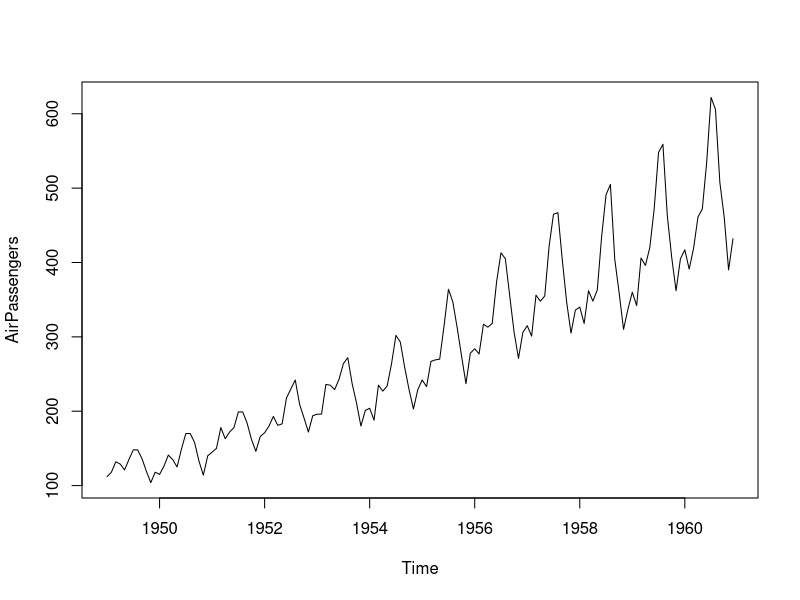
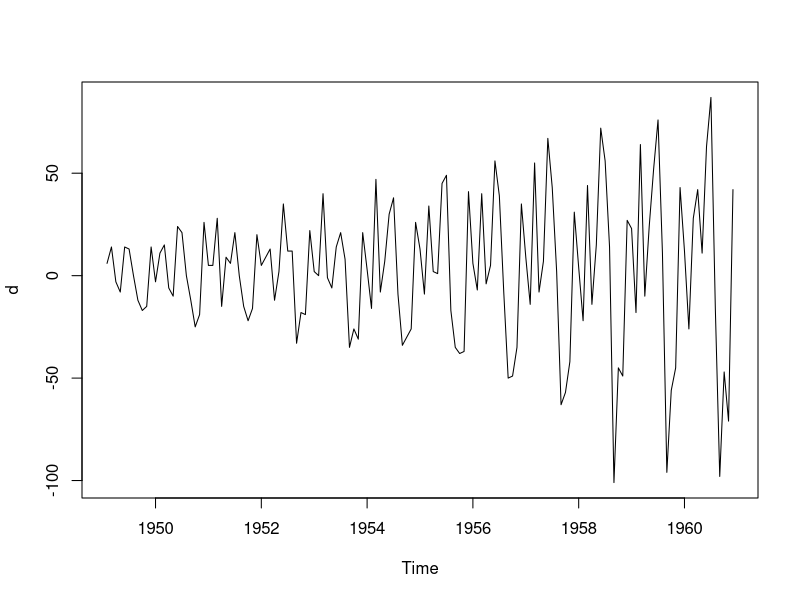
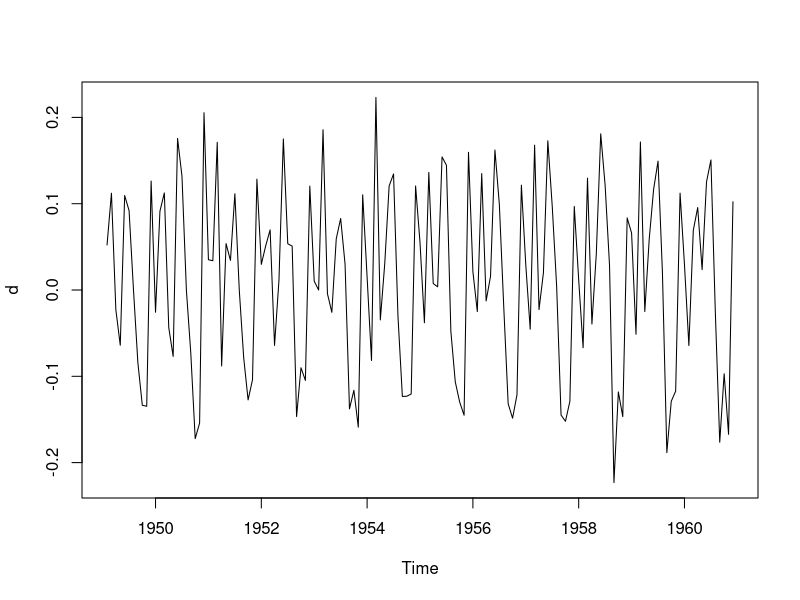
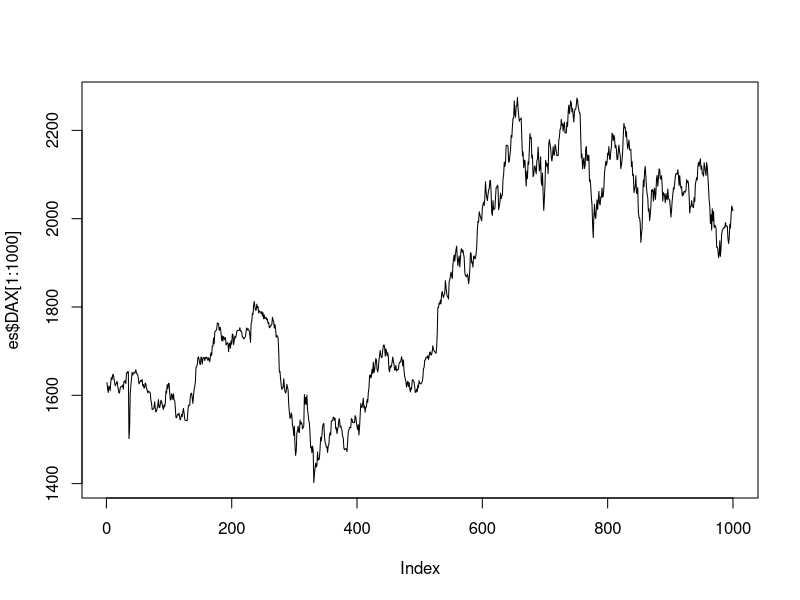
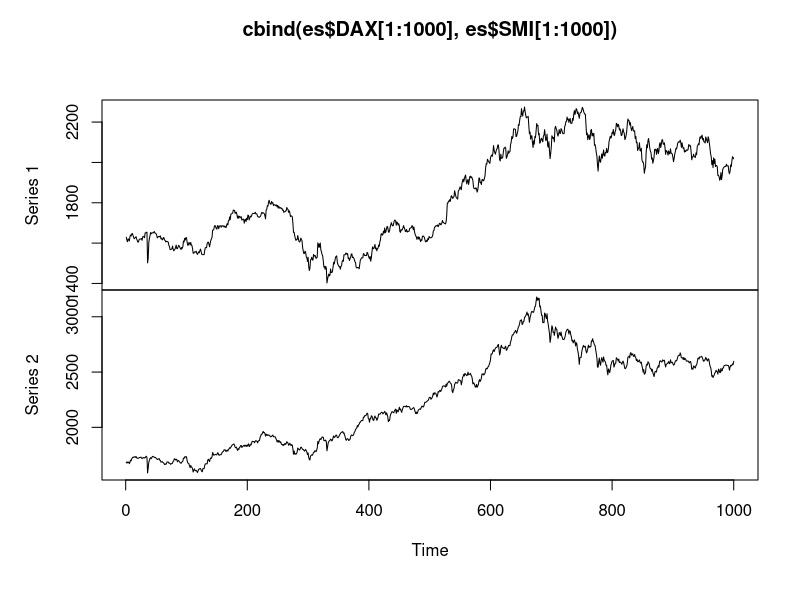
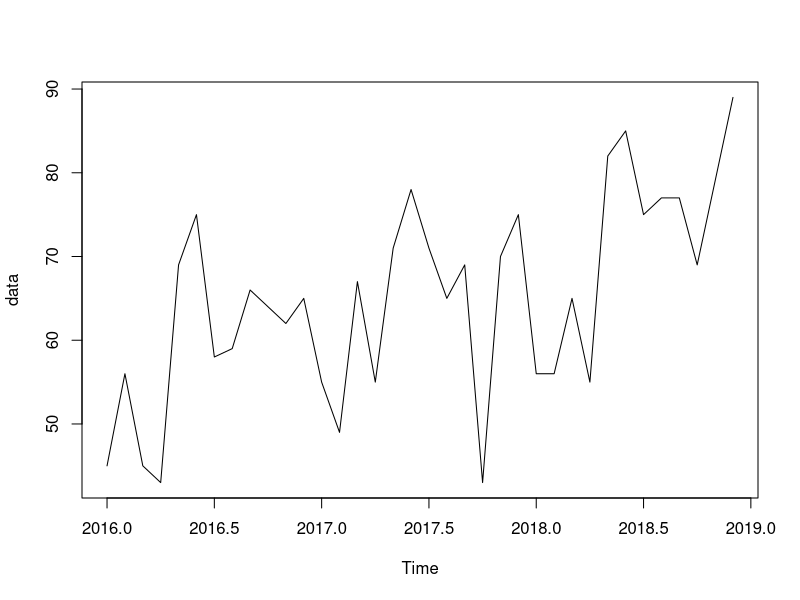
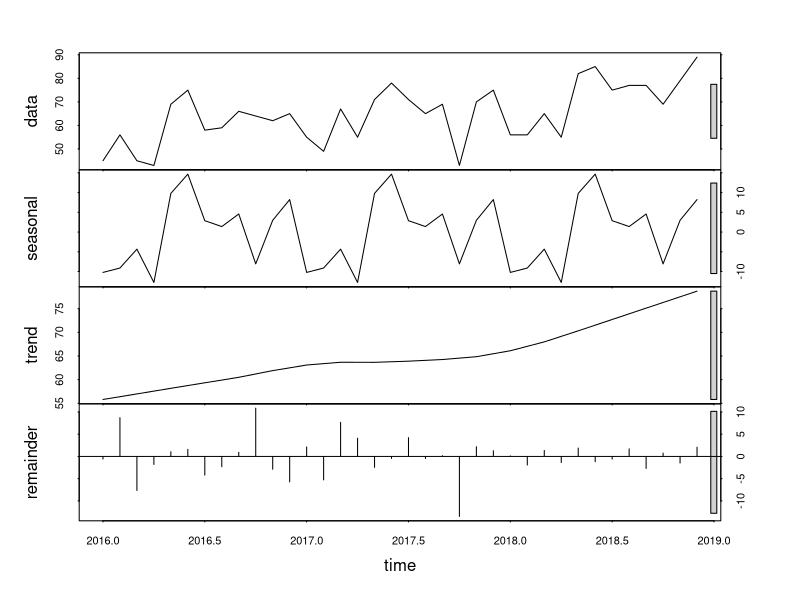
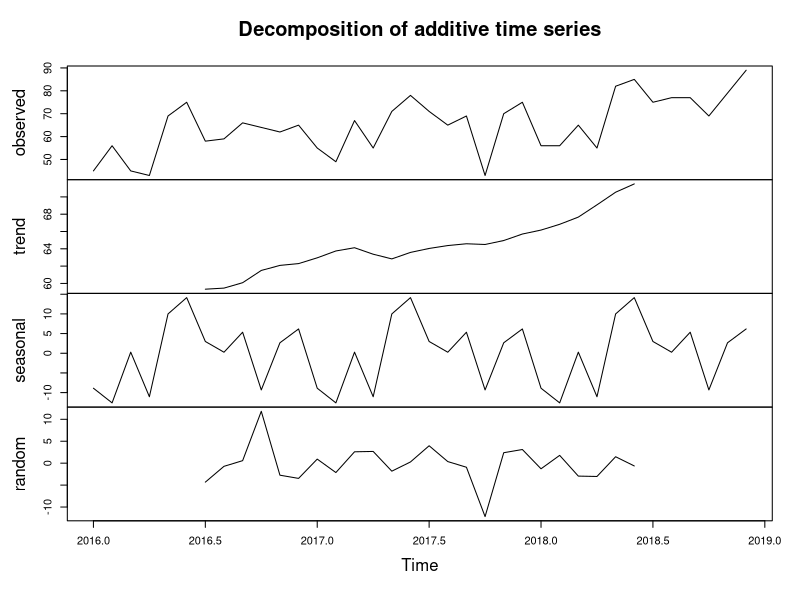

Write the R code that produced these figures, in order.

# 시계열 분석

# 어떤 현상에 대해 시간의 흐름에 따른 변화량을 기록한 시계열 자료를 대상으로 미래의 변화에 대한 추세 분석
# 순서가 가장 중요한 요소가 될 때 시계열 분석이 가능
# 먼 미래의 예측 보다는 가까운 미래를 추정하는 도구


# 시계열 분석의 전제조건 

# x는 시간 t, y는 반응변수를 사용
# 과거와 현재의 현상 파악 후 이를 통해 미래를 추정
# 시간 축을 기준으로 계절성이 있는 자료를 데이터 셋으로 이용
# 선형성, 정규성, 등분산성의 만족
# 유의수준 판단 기준 존재

# 계절성 : 일정한 주기 단위로 동일한 규칙이 반복되는 것


# 정상성 시계열
# 자료의 변화 패턴이 일정한 평균값을 중심으로 일정한 변동 폭을 갖는 시계열 일 때

# 비정상성 시계열
# 규칙성을 갖는 패턴으로 시간의 추이에 따라 점진적으로 증가하거나 하강

# 비정상성 시계열이라면 정상성 시계열로 변화를 시켜야 되는데,
# 현재 시점에서 이전 시점의 자료를 빼는 차분을 통해 평균을 정상화 하거나
# 로그변환를 이용하여 분산을 정상화 하는 방법이 있다.


data(AirPassengers)
AirPassengers

ts.plot(AirPassengers)                                  # 시계열 시각화

# 점점 증가하는 것으로 보아 평균을 정상화 해야한다는 사실을 알수 있다. ( 차분 )

d <- diff(AirPassengers)                                # 차분
plot(d)

# 평균은 정상화 되었지만 분산이 점점 커지는 것으로 보아 정상화가 필요하다. ( 로그변환 )
# 차분과 로그가 동시에 수행 될때는 로그를 먼저 하고 차분을 수행한다.

d <- diff(log(AirPassengers))                           # 로그변환 + 차분
plot(d)

# 정상화 완료.


data("EuStockMarkets")
str(EuStockMarkets)                                     # 벡터 데이터

es <- data.frame(EuStockMarkets)

plot(es$DAX[1:1000], type = "l")                        # 추세선 시각화
plot.ts(cbind(es$DAX[1:1000], es$SMI[1:1000]))          # 다중 시계열 자료 추세선 시각화


data <- c(45, 56, 45, 43, 69, 75, 58, 59, 66, 64, 62,   # 샘플데이터 준비
          65, 55, 49, 67, 55, 71, 78, 71, 65, 69, 43,
          70, 75, 56, 56, 65, 55, 82, 85, 75, 77, 77, 69, 79, 89)
data <- ts(data, start = c(2016, 1), frequency = 12)    # 2016년 1월 부터 12개월 주기로 2018년도 까지의 시계열 데이터로

ts.plot(data)                                           # stl을 이용한 시계열 분해

plot(stl(data, "periodic"))                             # stl은 자료의 변동 요인인 데이터, 계절, 추세, 잔차 의 그래프를 그려준다.
                                                        # 잔차는 회귀식에 의해 주정값과 관측값의 차이
                                                        # 시계열 분석에서는 계절과 추세의 적합 결과에 의해 나타남

m <- decompose(data)                                    # decompose를 이용한 시계열 분해

plot(m)                                                 # 변동요인인 데이터, 추세, 계절, 불규칙 의 그래프를 그려준다.
plot(data - m$seasonal - m$trend)                       # 특정 변동요인을 제거하여 그래프를 그리기



# 자기상관함수 / 부분자기상관함수 의 시각화

# 자기 상관성 : 자기 상관계수가 유의미한가를 나타내는 특성
# 자기 상관 계수 : 데이터가 시간에 의존하는 것 없이 무작위성을 띠는지 확인
# 시계열 분석에서는 시계열 자료에서 시차를 일정하게 주는 경우 얻어지는 상관계수

# 자기 상관성이 있다 == 패턴이 일정하다 == 시계열 분석 데이터로선 무의미 하다

# 어느정도 랜덤한 요소가 없다면 시계열 분석 데이터로써 의미가 없다.

i <- c(3180, 3000, 3200, 3100, 3300, 3200, 3400, 3550, 3200, 3400, 3300, 3700)

data <- ts(i, start = c(2015, 2), frequency = 12)       # 2015년도 2월부터 12개월 주기의 시계열 샘플 데이터

acf(na.omit(data))                                      # 자기 상관 함수 시각화

# 그래프에서는 자기 상관 함수에 의해 시계열의 자기상관성의 유의성을 확인할 수 있다.
# 파란 점선이 유의미한 자기 상관관계에 대한 임계값을 의미 하는데,
# 모두 파란 점선 안쪽이기에 서로 이웃한 시점 간의 자기 상관성은 없다고 해석된다.


pacf(na.omit(data))                                     # 부분 자기 상관 함수 시각화

# 부분 자기 상관 함수 또한 모두 파란 점선 안쪽이므로 자기 상관성이 없다고 해석 된다.

plot(diff(data, differences = 1))


# 시계열 분석

data <- c(45, 56, 45, 43, 69, 75, 58, 59, 66, 64, 62,   # 샘플데이터 준비
          65, 55, 49, 67, 55, 71, 78, 71, 65, 69, 43,
          70, 75, 56, 56, 65, 55, 82, 85, 75, 77, 77, 69, 79, 89)
data <- ts(data, start = c(2016, 1), frequency = 12)    # 2016년 1월 부터 12개월 주기로 2018년도 까지의 시계열 데이터로

# 이동 평균법
# 과거부터 현재까지의 시계열 자료를 대상으로 일정 기간별 이동평균을 계산하여 추세를 파악하고
# 그를 통해 다음 기간을 예측하는 방법으로
# 시계열 자료의 변동 요인 중에서 계절과 불규칙을 제거하여 추세와 순환만 가진 시계열로 변환 ( 평활 )

# 이동평균 : 전체 기간의 여러 하위 일정기간별에 대한 일련의 평균

library(TTR)

plot(data)                                              # 원본 데이터
plot(SMA(data, n = 1))                                  # 1년 단위 이동평균법으로 평활
plot(SMA(data, n = 2))                                  # 2년 단위 이동평균법으로 평활
plot(SMA(data, n = 3))                                  # 3년 단위 이동평균법으로 평활

# 연단위 평활 결과에서 가장 평탄한 형태로 분포된 결과를 선정하여 추세를 예측하는데 사용